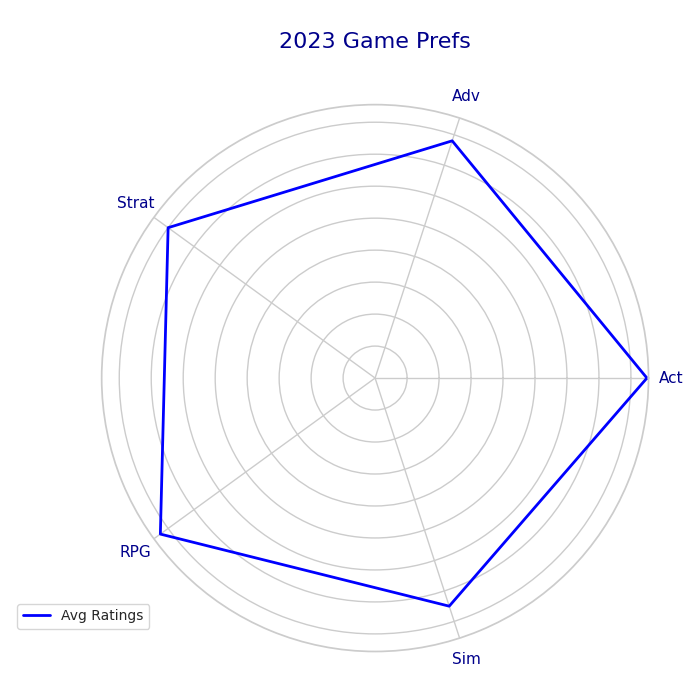

Reproduce this figure in Python.
import matplotlib.pyplot as plt
import numpy as np

categories = ['Act', 'Adv', 'Strat', 'RPG', 'Sim']
num_vars = len(categories)

ratings = [8.5, 7.8, 8.0, 8.3, 7.5]

angles = np.linspace(0, 2 * np.pi, num_vars, endpoint=False).tolist()
ratings += ratings[:1]
angles += angles[:1]

fig, ax = plt.subplots(figsize=(7, 7), subplot_kw=dict(polar=True))

ax.plot(angles, ratings, color='blue', linewidth=2)

ax.set_yticklabels([])
ax.set_xticks(angles[:-1])
ax.set_xticklabels(categories, fontsize=11, color='darkblue')

plt.title('2023 Game Prefs', 
          size=16, color='darkblue', y=1.1, va='center', ha='center')

ax.legend(['Avg Ratings'], loc='upper right', bbox_to_anchor=(0.1, 0.1), fontsize=10)

plt.tight_layout()
plt.show()
